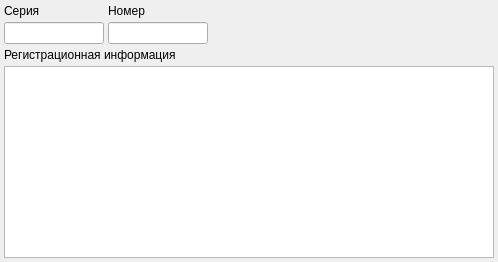
     <widget class="QWidget" name="page_3">
      <layout class="QGridLayout" name="gridLayout_4">
       <property name="leftMargin">
        <number>4</number>
       </property>
       <property name="topMargin">
        <number>4</number>
       </property>
       <property name="rightMargin">
        <number>4</number>
       </property>
       <property name="bottomMargin">
        <number>4</number>
       </property>
       <property name="spacing">
        <number>4</number>
       </property>
       <item row="0" column="0">
        <widget class="QLabel" name="label_6">
         <property name="text">
          <string>Серия</string>
         </property>
        </widget>
       </item>
       <item row="0" column="1">
        <widget class="QLabel" name="label_7">
         <property name="text">
          <string>Номер</string>
         </property>
        </widget>
       </item>
       <item row="1" column="0">
        <widget class="QLineEdit" name="editDocSer">
         <property name="maximumSize">
          <size>
           <width>100</width>
           <height>16777215</height>
          </size>
         </property>
        </widget>
       </item>
       <item row="1" column="1">
        <widget class="QLineEdit" name="editDocNum">
         <property name="maximumSize">
          <size>
           <width>100</width>
           <height>16777215</height>
          </size>
         </property>
        </widget>
       </item>
       <item row="1" column="2">
        <spacer name="horizontalSpacer_2">
         <property name="orientation">
          <enum>Qt::Horizontal</enum>
         </property>
         <property name="sizeHint" stdset="0">
          <size>
           <width>282</width>
           <height>20</height>
          </size>
         </property>
        </spacer>
       </item>
       <item row="2" column="0" colspan="2">
        <widget class="QLabel" name="label_8">
         <property name="sizePolicy">
          <sizepolicy hsizetype="Preferred" vsizetype="Minimum">
           <horstretch>0</horstretch>
           <verstretch>0</verstretch>
          </sizepolicy>
         </property>
         <property name="text">
          <string>Регистрационная информация</string>
         </property>
        </widget>
       </item>
       <item row="3" column="0" colspan="3">
        <widget class="QTextEdit" name="textEditDocReg"/>
       </item>
      </layout>
     </widget>
